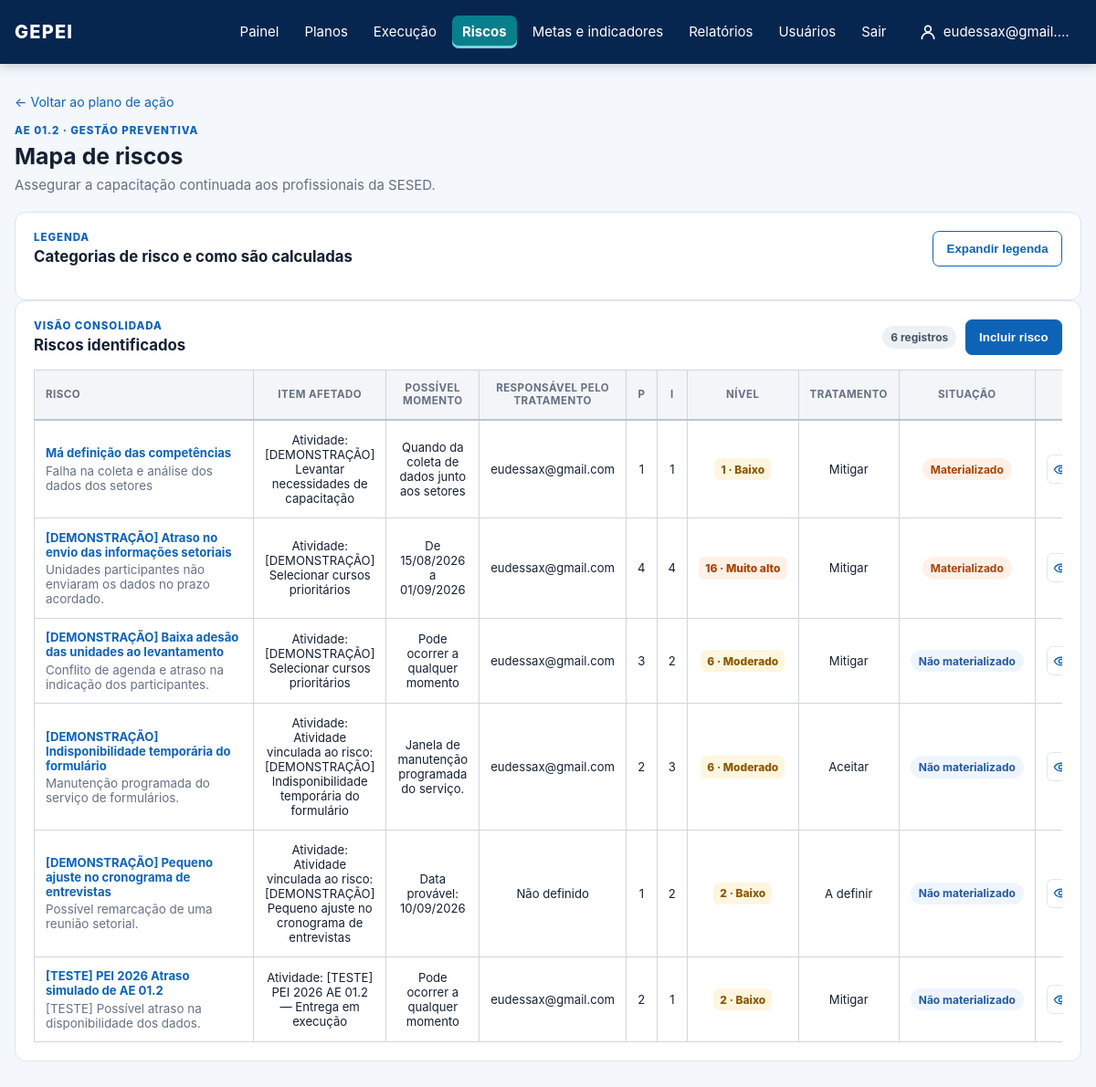
The app's page /planos-de-acao/2/riscos/ (signed in) with its own data.
### core/models.py (models this page shows, shortened)
class StrategicAction(models.Model):
    class Status(models.TextChoices):
        NOT_STARTED = "NAO_INICIADA", "Não iniciada"
        IN_PROGRESS = "EM_ANDAMENTO", "Em andamento"
        COMPLETED = "CONCLUIDA", "Concluída"
        DELAYED = "ATRASADA", "Atrasada"
        BLOCKED = "BLOQUEADA", "Bloqueada"
        SUSPENDED = "SUSPENSA", "Suspensa"
    artifact = models.ForeignKey(PlanArtifact, on_delete=models.PROTECT, related_name="actions")
    coordinating_unit = models.ForeignKey(OrganizationalUnit, on_delete=models.PROTECT)
    code = models.CharField(max_length=30)
    title = models.CharField(max_length=255)
    description = models.TextField(blank=True)
    due_date = models.DateField(
        null=True,
        blank=True,
        help_text="Preenchido no cronograma operacional; não é inferido da vigência do PEI.",
    )
    status = models.CharField(max_length=15, choices=Status.choices, default=Status.NOT_STARTED)
    progress = models.DecimalField(max_digits=5, decimal_places=2, default=0)
    funding_sources = models.CharField(max_length=255, blank=True)
    participating_units = models.ManyToManyField(OrganizationalUnit, related_name="participating_actions", blank=True)

class Risk(models.Model):
    class Status(models.TextChoices):
        NOT_MATERIALIZED = "NAO_MATERIALIZADO", "Não materializado"
        MATERIALIZED = "MATERIALIZADO", "Materializado"
    class OccurrenceTiming(models.TextChoices):
        ANY_TIME = "QUALQUER_MOMENTO", "Pode ocorrer a qualquer momento"
        EXPOSURE_WINDOW = "PERIODO", "Durante um período de exposição"
        DATE_OR_MILESTONE = "DATA_MARCO", "Em uma data ou marco provável"
        UNKNOWN = "INDETERMINADO", "Não é possível estimar o momento"
    action = models.ForeignKey(StrategicAction, on_delete=models.CASCADE, related_name="risks")
    activity = models.ForeignKey(Activity, on_delete=models.PROTECT, related_name="risks")
    is_unforeseen = models.BooleanField("Risco não previsto", default=False)
    owner = models.ForeignKey(settings.AUTH_USER_MODEL, on_delete=models.PROTECT)
    title = models.CharField(max_length=255)
    cause = models.TextField()
    probability = models.PositiveSmallIntegerField()
    impact = models.PositiveSmallIntegerField()
    status = models.CharField(max_length=18, choices=Status.choices, default=Status.NOT_MATERIALIZED)
    treatment = models.CharField(max_length=20, blank=True)
    preventive_measure = models.TextField(blank=True)
    contingency_measure = models.TextField(blank=True)
    occurrence_timing = models.CharField(
        max_length=20,
        choices=OccurrenceTiming.choices,
        default=OccurrenceTiming.UNKNOWN,
    )
    exposure_start_date = models.DateField(null=True, blank=True)
    exposure_end_date = models.DateField(null=True, blank=True)
    expected_occurrence_date = models.DateField(null=True, blank=True)
    trigger_description = models.TextField(blank=True)
    @property
    def level(self):
        return self.probability * self.impact
    @property
    def level_label(self):
        if self.level >= 20:
            return "Crítico"
        if self.level >= 15:
            return "Muito alto"
        if self.level >= 10:
            return "Alto"
        if self.level >= 5:
            return "Moderado"
        return "Baixo"
    @property
    def occurrence_timing_summary(self):
        if self.occurrence_timing == self.OccurrenceTiming.ANY_TIME:
            return "Pode ocorrer a qualquer momento"
        if self.occurrence_timing == self.OccurrenceTiming.EXPOSURE_WINDOW:
            if self.exposure_start_date and self.exposure_end_date:
                return f"De {self.exposure_start_date:%d/%m/%Y} a {self.exposure_end_date:%d/%m/%Y}"
            if self.exposure_start_date:
                return f"A partir de {self.exposure_start_date:%d/%m/%Y}"
            if self.exposure_end_date:
                return f"Até {self.exposure_end_date:%d/%m/%Y}"
            return "Durante um período de exposição ainda não delimitado"
        if self.occurrence_timing == self.OccurrenceTiming.DATE_OR_MILESTONE:
            if self.expected_occurrence_date:
                return f"Data provável: {self.expected_occurrence_date:%d/%m/%Y}"
            return ""
        return "Momento indeterminado"

class Activity(models.Model):
    PAUSED = "PAUSADA"
    class FundingSource(models.TextChoices):
        FAF = "FAF", "Fundo a Fundo (FaF)"
        CODE_0500 = "0500", "Fonte 0500"
        AGREEMENT = "CONVENIO", "Convênio"
        OTHER = "OUTRA", "Outra"
    action_plan = models.ForeignKey(ActionPlan, on_delete=models.CASCADE, related_name="activities")
    executor = models.ForeignKey(settings.AUTH_USER_MODEL, on_delete=models.PROTECT, related_name="assigned_activities")
    title = models.CharField(max_length=255)
    description = models.TextField(blank=True)
    position = models.PositiveIntegerField(default=0)
    weight = models.DecimalField(max_digits=5, decimal_places=2)
    progress = models.DecimalField(max_digits=5, decimal_places=2, default=0)
    start_date = models.DateField(null=True, blank=True)
    end_date = models.DateField()
    status = models.CharField(max_length=15, choices=[*StrategicAction.Status.choices, ("PAUSADA", "Pausada")], default=StrategicAction.Status.NOT_STARTED)
    expected_delivery = models.CharField(max_length=255, blank=True)
    requires_financial_resource = models.BooleanField(default=False)
    planned_cost = models.DecimalField(max_digits=14, decimal_places=2, null=True, blank=True)
    disbursed_cost = models.DecimalField(max_digits=14, decimal_places=2, null=True, blank=True)
    funding_source = models.CharField(max_length=12, choices=FundingSource.choices, blank=True)
    funding_source_other = models.CharField(max_length=160, blank=True)
    financial_responsible_unit = models.ForeignKey(
        OrganizationalUnit,
        null=True,
        blank=True,
        on_delete=models.PROTECT,
        related_name="financially_monitored_activities",
    )
    financial_reference = models.CharField(max_length=255, blank=True)
    class Meta:
        ordering = ["position", "start_date", "end_date", "id"]
    def __str__(self):
        return self.title

class RiskTreatment(models.Model):
    class Decision(models.TextChoices):
        ACCEPT = "ACEITAR", "Aceitar"
        MITIGATE = "MITIGAR", "Mitigar"
        AVOID = "EVITAR", "Evitar"
        TRANSFER = "TRANSFERIR", "Transferir"
    risk = models.ForeignKey(Risk, on_delete=models.CASCADE, related_name="treatments")
    decision = models.CharField(max_length=12, choices=Decision.choices)
    justification = models.TextField(blank=True)
    responsible = models.ForeignKey(
        settings.AUTH_USER_MODEL,
        on_delete=models.PROTECT,
        related_name="risk_treatments",
    )
    due_date = models.DateField(null=True, blank=True)
    preventive_measure = models.TextField(blank=True)
    contingency_measure = models.TextField(blank=True)
    created_by = models.ForeignKey(
        settings.AUTH_USER_MODEL,
        on_delete=models.PROTECT,
        related_name="created_risk_treatments",
    )
    created_at = models.DateTimeField(auto_now_add=True)
    class Meta:
        constraints = [models.UniqueConstraint(fields=["risk"], name="one_treatment_per_risk")]
        ordering = ["-created_at", "-id"]

### core/views.py (the view)
# urls.py: path("planos-de-acao/<int:action_id>/riscos/", views.risk_map, name="risk_map"),
@login_required
def risk_map(request, action_id):
    _require_permission(request.user, "view_risk")
    action = get_object_or_404(
        (view_scope_actions if request.method == "GET" else scope_actions)(
            StrategicAction.objects.select_related("artifact", "artifact__plan", "coordinating_unit"), request.user
        ),
        pk=action_id,
    )
    request.read_only_other_unit = not scope_actions(StrategicAction.objects.all(), request.user).filter(pk=action.id).exists()
    action_plan = get_object_or_404(ActionPlan, action=action)
    registered_risks = _registered_risks(request, StrategicAction.objects.filter(pk=action.pk))
    if request.method == "POST":
        _require_permission(request.user, "add_risk")
        form = RiskIdentificationForm(request.POST, action_plan=action_plan)
        if form.is_valid():
            risk = _save_new_risk(request.user, form, action)
            messages.success(request, "Risco incluído no mapa do plano de ação.")
            if form.cleaned_data["register_another"]:
                return _next_risk_registration(request, registered_risks, risk)
            return redirect("risk_detail", action_id=action.id, risk_id=risk.id)
    else:
        initial = {"activity": registered_risks[-1].activity_id} if registered_risks else {}
        form = RiskIdentificationForm(action_plan=action_plan, initial=initial)
    risks = action.risks.select_related("activity", "owner").prefetch_related(
        "assessments", "treatments", "materializations", "acceptances"
    ).order_by("status", "title")
    return render(
        request,
        "core/risk_map.html",
        {
            "action": action,
            "action_plan": action_plan,
            "risks": risks,
            "form": form,
            "registered_risks": registered_risks,
            "registered_risk_ids": ",".join(str(item.pk) for item in registered_risks),
            "can_add_risk": not request.read_only_other_unit and request.user.has_perm("core.add_risk"),
            "can_edit_risk": not request.read_only_other_unit and request.user.has_perm("core.change_risk"),
        },
    )

### templates/core/risk_map.html (shortened to what this page needs)
{% extends "base.html" %}
{% block content %}
  <a class="back-link" href="{% url 'action_plan_detail' action.id %}">← Voltar ao plano de ação</a>
  <section class="action-detail-heading">
    <div><p class="eyebrow">{{ action.code }} · Gestão preventiva</p><h1>Mapa de riscos</h1><p>{{ action.title }}</p></div>  </section>
  {% include "core/_risk_legend.html" %}
  <section class="risk-map-layout">
    <article class="panel risk-map-panel">
      <div class="panel-heading"><div><p class="eyebrow">Visão consolidada</p><h2>Riscos identificados</h2></div><div class="panel-heading-actions"><span class="chip chip-neutral">{{ risks|length }} registros</span>{% if can_add_risk %}<button class="button button-primary" type="button" data-open-risk-form>Incluir risco</button>{% endif %}</div></div>
      {% if risks %}
        <div class="responsive-table"><table class="risk-map-table"><thead><tr><th>Risco</th><th>Item afetado</th><th>Possível momento</th><th>Responsável pelo tratamento</th><th class="col-center">P</th><th class="col-center">I</th><th class="col-center">Nível</th><th>Tratamento</th><th>Situação</th><th>Ações</th></tr></thead><tbody>
          {% for risk in risks %}<tr>
            <td><a href="{% url 'risk_detail' action.id risk.id %}"><strong>{{ risk.title }}</strong></a><span>{{ risk.cause|truncatechars:80 }}</span></td>
            <td>{% if risk.activity %}Atividade: {{ risk.activity.title }}{% else %}Ação estratégica{% endif %}</td>
            <td>{{ risk.occurrence_timing_summary|default:risk.trigger_description|default:"—" }}</td>
            <td>{% if not perms.core.view_risktreatment %}🔒{% else %}{% with treatment=risk.treatments.first %}{% if treatment %}{{ treatment.responsible.get_full_name|default:treatment.responsible.username }}{% else %}Não definido{% endif %}{% endwith %}{% endif %}</td>
            <td class="col-center">{{ risk.probability }}</td><td class="col-center">{{ risk.impact }}</td>
            <td class="col-center"><span class="risk-level {% if risk.level >= 20 %}risk-critical{% elif risk.level >= 10 %}risk-high{% else %}risk-medium{% endif %}">{{ risk.level }} · {{ risk.level_label }}</span></td>
            <td>{% if not perms.core.view_risktreatment %}🔒{% else %}{% with treatment=risk.treatments.first %}{% if treatment %}{{ treatment.get_decision_display }}{% elif risk.treatment %}{{ risk.treatment|title }}{% else %}A definir{% endif %}{% endwith %}{% endif %}</td>
            <td><span class="chip chip-{{ risk.status|lower }}">{{ risk.get_status_display }}</span></td>
            <td><div class="row-actions"><a class="row-icon" href="{% url 'risk_detail' action.id risk.id %}" title="Visualizar risco" aria-label="Visualizar risco">{% include "core/_record_icon.html" with icon="view" %}</a></div></td>
          </tr>{% endfor %}
        </tbody></table></div>
      {% else %}<div class="empty-state"><strong>Nenhum risco identificado.</strong><span>Clique em “Incluir risco” para registrá-lo; depois o sistema disponibilizará a avaliação, o tratamento e a decisão de aceite.</span></div>{% endif %}
    </article>
  </section>
{% endblock %}

### templates/base.html (shortened to what this page needs)
{% load static %}
<!doctype html>
<html lang="pt-br">
<head>
  <link rel="stylesheet" href="{% static 'css/gepei.css' %}?v=20261106-acoes-2">
</head>
<body>
  <header class="topbar">
    <a class="brand" href="{% url 'dashboard' %}">GEPEI</a>
    {% if user.is_authenticated %}
      <nav>
        <a href="{% url 'dashboard' %}" {% if request.path == '/' %}class="nav-active" aria-current="page"{% endif %}>Painel</a>
        {% if perms.core.view_plan %}<a href="{% url 'pei_overview' %}" {% if '/pei/' in request.path %}class="nav-active" aria-current="page"{% endif %}>Planos</a>{% endif %}
        {% if perms.core.view_actionplan %}<a href="{% url 'action_plan_list' %}" {% if '/planos-de-acao/' in request.path and '/riscos/' not in request.path %}class="nav-active" aria-current="page"{% endif %}>Execução</a>{% endif %}
        {% if perms.core.view_risk %}<a href="{% url 'risk_overview' %}" {% if '/riscos/' in request.path %}class="nav-active" aria-current="page"{% endif %}>Riscos</a>{% endif %}
        {% if perms.core.view_strategictarget or perms.core.view_indicator %}<a href="{% if perms.core.view_indicator %}{% url 'indicator_overview' %}{% else %}{% url 'target_overview' %}{% endif %}" >Metas e indicadores</a>{% endif %}
        {% if perms.core.view_reportcycle or perms.core.view_sectorreport or perms.core.view_quarterlysectorreport or perms.core.consolidate_quarterlysectorreport %}<a href="{% url 'report_cycle_overview' %}" {% if '/relatorios/' in request.path %}class="nav-active" aria-current="page"{% endif %}>Relatórios</a>{% endif %}
        {% if perms.auth.view_user or perms.auth.view_group %}
        <details class="nav-plans{% if '/usuarios/' in request.path %} nav-active{% endif %}">
          <summary {% if '/usuarios/' in request.path %}aria-current="page"{% endif %}>Usuários</summary>
        </details>
        {% endif %}
        <form method="post" action="{% url 'logout' %}" onsubmit="return confirm('Tem certeza de que deseja sair?');">
          <button type="submit">Sair</button>
        </form>
        <a class="nav-user{% if request.path == '/minha-conta/' %} nav-active{% endif %}" href="{% url 'profile_edit' %}" title="Minha conta">
          <svg width="20" height="20" viewBox="0 0 24 24" fill="none" stroke="currentColor" stroke-width="2" stroke-linecap="round" stroke-linejoin="round" aria-hidden="true"><circle cx="12" cy="8" r="4"/><path d="M4 21c0-4.4 3.6-8 8-8s8 3.6 8 8"/></svg>
          <span>{{ user.first_name|default:user.username }}</span>
        </a>
      </nav>
    {% endif %}
  </header>
  <main class="container">
    {% block content %}{% endblock %}
  </main>
</body>
</html>

### templates/core/_record_icon.html
{% if icon == "view" %}<svg viewBox="0 0 24 24" width="18" height="18" fill="none" stroke="currentColor" stroke-width="1.8" stroke-linecap="round" stroke-linejoin="round" aria-hidden="true"><path d="M2 12s3.5-6 10-6 10 6 10 6-3.5 6-10 6S2 12 2 12Z"/><circle cx="12" cy="12" r="3"/></svg>{% elif icon == "delete" %}<svg viewBox="0 0 24 24" width="18" height="18" fill="none" stroke="currentColor" stroke-width="1.8" aria-hidden="true"><path d="M3 6h18M9 6V3h6v3M5 6l1 15h12l1-15M10 10v7M14 10v7"/></svg>{% elif icon == "evidence" %}<svg viewBox="0 0 24 24" width="18" height="18" fill="none" stroke="currentColor" stroke-width="1.8" aria-hidden="true"><path d="M6 3h8l4 4v14H6zM14 3v4h4M9 12h6M9 16h6"/></svg>{% else %}<svg viewBox="0 0 24 24" width="18" height="18" fill="none" stroke="currentColor" stroke-width="1.8" aria-hidden="true"><path d="m15 5 4 4M4 20l4-1L20 7a2.8 2.8 0 0 0-4-4L4 15z"/></svg>{% endif %}

### records on screen
StrategicAction: code "AE 01.2", title "Assegurar a capacitação continuada aos profissionais da SESED."
Risk: title "Má definição das competências", cause "Falha na coleta e análise dos dados dos setores", activity "[DEMONSTRAÇÃO] Levantar necessidades de capacitação", occurrence_timing_summary "Quando da coleta de dados junto aos setores", treatments.first.responsible.get_full_name "eudessax@gmail.com", probability "1", impact "1", level "1", level_label "Baixo", treatments.first.decision "Mitigar", status "Materializado"
Risk: title "[DEMONSTRAÇÃO] Atraso no envio das informações setoriais", cause "Unidades participantes não enviaram os dados no prazo acordado.", activity "[DEMONSTRAÇÃO] Selecionar cursos prioritários", occurrence_timing_summary "De 15/08/2026 a 01/09/2026", treatments.first.responsible.get_full_name "eudessax@gmail.com", probability "4", impact "4", level "16", level_label "Muito alto", treatments.first.decision "Mitigar", status "Materializado"
Risk: title "[DEMONSTRAÇÃO] Baixa adesão das unidades ao levantamento", cause "Conflito de agenda e atraso na indicação dos participantes.", activity "[DEMONSTRAÇÃO] Selecionar cursos prioritários", occurrence_timing_summary "Pode ocorrer a qualquer momento", treatments.first.responsible.get_full_name "eudessax@gmail.com", probability "3", impact "2", level "6", level_label "Moderado", treatments.first.decision "Mitigar", status "Não materializado"
Risk: title "[DEMONSTRAÇÃO] Indisponibilidade temporária do formulário", cause "Manutenção programada do serviço de formulários.", activity "Atividade vinculada ao risco: [DEMONSTRAÇÃO] Indisponibilidade temporária do formulário", occurrence_timing_summary "Janela de manutenção programada do serviço.", treatments.first.responsible.get_full_name "eudessax@gmail.com", probability "2", impact "3", level "6", level_label "Moderado", treatments.first.decision "Aceitar", status "Não materializado"
Risk: title "[DEMONSTRAÇÃO] Pequeno ajuste no cronograma de entrevistas", cause "Possível remarcação de uma reunião setorial.", activity "Atividade vinculada ao risco: [DEMONSTRAÇÃO] Pequeno ajuste no cronograma de entrevistas", occurrence_timing_summary "Data provável: 10/09/2026", shows "Não definido", probability "1", impact "2", level "2", level_label "Baixo", treatment "A definir", status "Não materializado"
Risk: title "[TESTE] PEI 2026 Atraso simulado de AE 01.2", cause "[TESTE] Possível atraso na disponibilidade dos dados.", activity "[TESTE] PEI 2026 AE 01.2 — Entrega em execução", occurrence_timing_summary "Pode ocorrer a qualquer momento", treatments.first.responsible.get_full_name "eudessax@gmail.com", probability "2", impact "1", level "2", level_label "Baixo", treatments.first.decision "Mitigar", status "Não materializado"

### other values on screen
{{ user.first_name|default:user.username }} "eudessax@gmail.…"
{{ risks|length }} "6"
